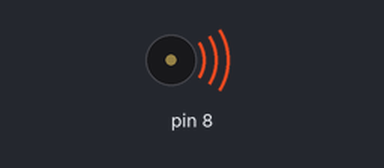
This sketch was run on a simulated Arduino Uno, built with avr-gcc and run on an emulated ATmega328P. Parts: buzzer (waves = sounding).

Above: at 0.15 s.
At 10.1 s:
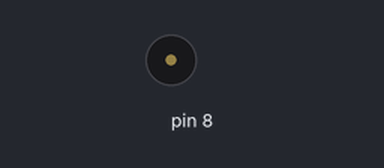
Timing chart, 0 to 18.2 s (numbered marks = the images above):
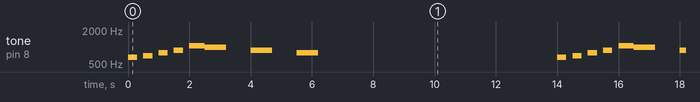

The sketch:

RMadridHim.ino
```cpp
//Alberto - Happy Birthday
//2019.08.28

#include "pitches.h"

// notes in the melody:
int melody[] = {
  NOTE_C5, NOTE_D5, NOTE_E5, NOTE_F5, NOTE_G5, NOTE_A5, NOTE_B5, NOTE_C6};
int duration = 500;  // 500 miliseconds

void setup() {

}

void loop() {
  // Primera Parte
  tone(8, melody[2], duration-200);
  delay(500);

  tone(8, melody[3], duration-200);
  delay(500);

  tone(8, melody[4], duration-200);
  delay(500);

  tone(8, melody[5], duration-200);
  delay(500);

  tone(8, melody[7], duration);
  delay(500);

  tone(8, melody[6], duration+200);
  delay(500);

  delay(1000);

  tone(8, melody[5], duration+200);
  delay(500);

  delay(1000);

  tone(8, melody[4], duration+200);
  delay(500);

  delay(1000);
  // Segunda Parte


  // Tercera Parte


  // restart after two seconds
  delay(7000);
}
```

Measured:
- by itself, tone on pin 8: repeats every 14.0 s: silent 0.20 s, 698 Hz 0.30 s, silent 0.20 s, 784 Hz 0.30 s, silent 0.20 s, 880 Hz 0.30 s, silent 0.20 s, 1047 Hz 0.50 s, 988 Hz 0.70 s, silent 0.80 s, 880 Hz 0.70 s, silent 0.80 s, 784 Hz 0.70 s, silent 7.8 s, 659 Hz 0.30 s
